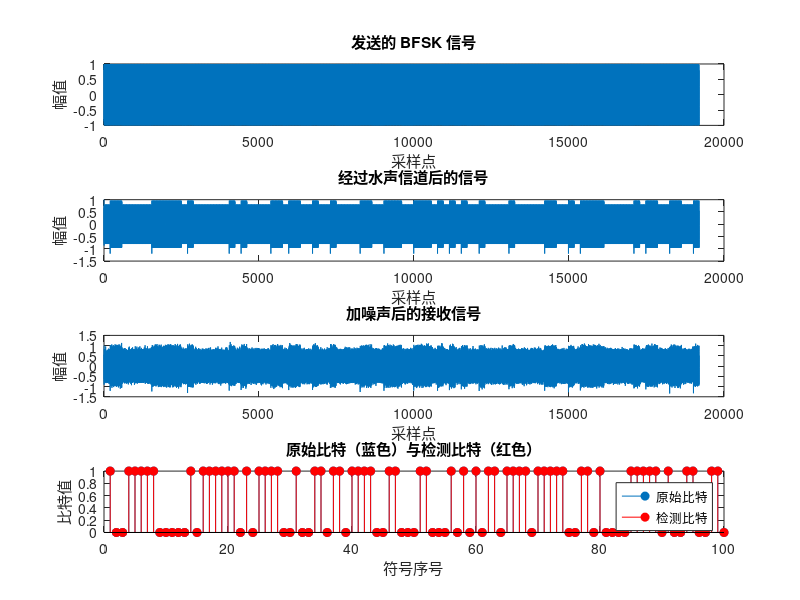

This chart was generated by the following MATLAB code:
%% BFSK 通信系统仿真（水声信道，FFT频谱分析解调）
% 清空工作区和命令窗口
clear; clc; close all;

%% 参数设置
fs = 192e3;         % 采样率 192 kHz
T_sym = 1e-3;       % 每个符号时长 1 ms
t_sym = 0:1/fs:T_sym-1/fs;  % 单个符号的时间向量

f0 = 20e3;          % 比特 0 对应的载波频率 20 kHz
f1 = 40e3;          % 比特 1 对应的载波频率 40 kHz

numSymbols = 100;   % 符号数（可根据需要修改）

%% 生成随机比特序列
data = randi([0, 1], 1, numSymbols);

%% BFSK 调制
% 对每个比特，生成对应频率的正弦波，并将所有符号级联
tx_signal = [];
for k = 1:numSymbols
    if data(k) == 0
        sig = cos(2*pi*f0*t_sym);
    else
        sig = cos(2*pi*f1*t_sym);
    end
    tx_signal = [tx_signal, sig];
end

%% 水声信道仿真
% 水声信道一般具有多径效应，这里采用一个简单的多径模型
% 例如，假设信道的脉冲响应包含三个路径：
%  - 第一条直达路径，增益 = 1，无延时
%  - 第二条路径，延时 2~3 个采样点，增益约为 0.6
%  - 第三条路径，延时 7~8 个采样点，增益约为 0.3
% 构造一个离散脉冲响应（单位冲激响应长度可以根据实际情况调整）
h = [1, zeros(1,2), 0.6, zeros(1,4), 0.3];

% 通过滤波器模拟多径效应
channel_signal = filter(h, 1, tx_signal);

%% 加性噪声（AWGN）
% 设定信噪比（SNR）为 20 dB（可根据需要修改）
SNR_dB = 20;
rx_signal = awgn(channel_signal, SNR_dB, 'measured');

%% BFSK 解调（FFT频谱分析）
% 将接收信号按照每个符号的采样点数分段
N_sym = length(t_sym);   % 每个符号的采样点数
rx_matrix = reshape(rx_signal, N_sym, []);

% FFT 频率分辨率为 fs/N_sym = 192e3/192 = 1 kHz，
% 因此：
%   - 20 kHz 对应的 FFT bin 索引：index_f0 = 20 + 1 = 21
%   - 40 kHz 对应的 FFT bin 索引：index_f1 = 40 + 1 = 41
index_f0 = round(f0 * N_sym / fs) + 1;  
index_f1 = round(f1 * N_sym / fs) + 1;  

detected = zeros(1, numSymbols);  % 初始化检测结果

for k = 1:numSymbols
    symbol_signal = rx_matrix(:, k);   % 取出第 k 个符号信号
    
    % 计算 FFT
    X = fft(symbol_signal);
    magX = abs(X);   % 求幅值谱
    
    % 采用单个 bin 的能量进行判决
    amp0 = magX(index_f0);
    amp1 = magX(index_f1);
    
    % 如果 20 kHz 分量能量更强，判决为比特 0，否则为比特 1
    if amp0 > amp1
        detected(k) = 0;
    else
        detected(k) = 1;
    end
end

%% 计算误码率（BER）
numErrors = sum(data ~= detected);
BER = numErrors / numSymbols;
fprintf('误码率 = %f\n', BER);

%% 绘制结果
figure;
subplot(4,1,1);
plot(tx_signal);
title('发送的 BFSK 信号');
xlabel('采样点');
ylabel('幅值');

subplot(4,1,2);
plot(channel_signal);
title('经过水声信道后的信号');
xlabel('采样点');
ylabel('幅值');

subplot(4,1,3);
plot(rx_signal);
title('加噪声后的接收信号');
xlabel('采样点');
ylabel('幅值');

subplot(4,1,4);
stem(data, 'filled'); hold on;
stem(detected, 'r', 'filled');
title('原始比特（蓝色）与检测比特（红色）');
xlabel('符号序号');
ylabel('比特值');
legend('原始比特','检测比特');
